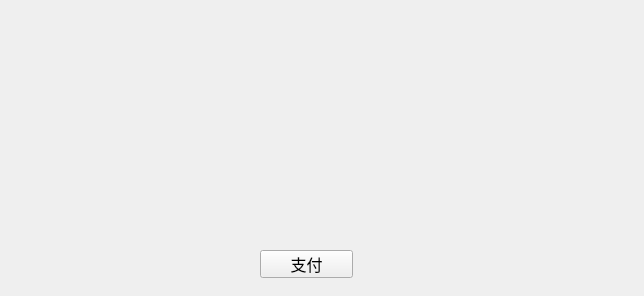
<?xml version="1.0" encoding="UTF-8"?>
<ui version="4.0">
 <class>MainWindow</class>
 <widget class="QMainWindow" name="MainWindow">
  <property name="geometry">
   <rect>
    <x>0</x>
    <y>0</y>
    <width>644</width>
    <height>296</height>
   </rect>
  </property>
  <property name="windowTitle">
   <string>马哥勒索</string>
  </property>
  <widget class="QWidget" name="centralwidget">
   <widget class="QPushButton" name="pushButton">
    <property name="geometry">
     <rect>
      <x>260</x>
      <y>250</y>
      <width>93</width>
      <height>28</height>
     </rect>
    </property>
    <property name="font">
     <font>
      <family>Consolas</family>
      <pointsize>12</pointsize>
     </font>
    </property>
    <property name="text">
     <string>支付</string>
    </property>
   </widget>
  </widget>
 </widget>
 <resources/>
 <connections/>
</ui>
